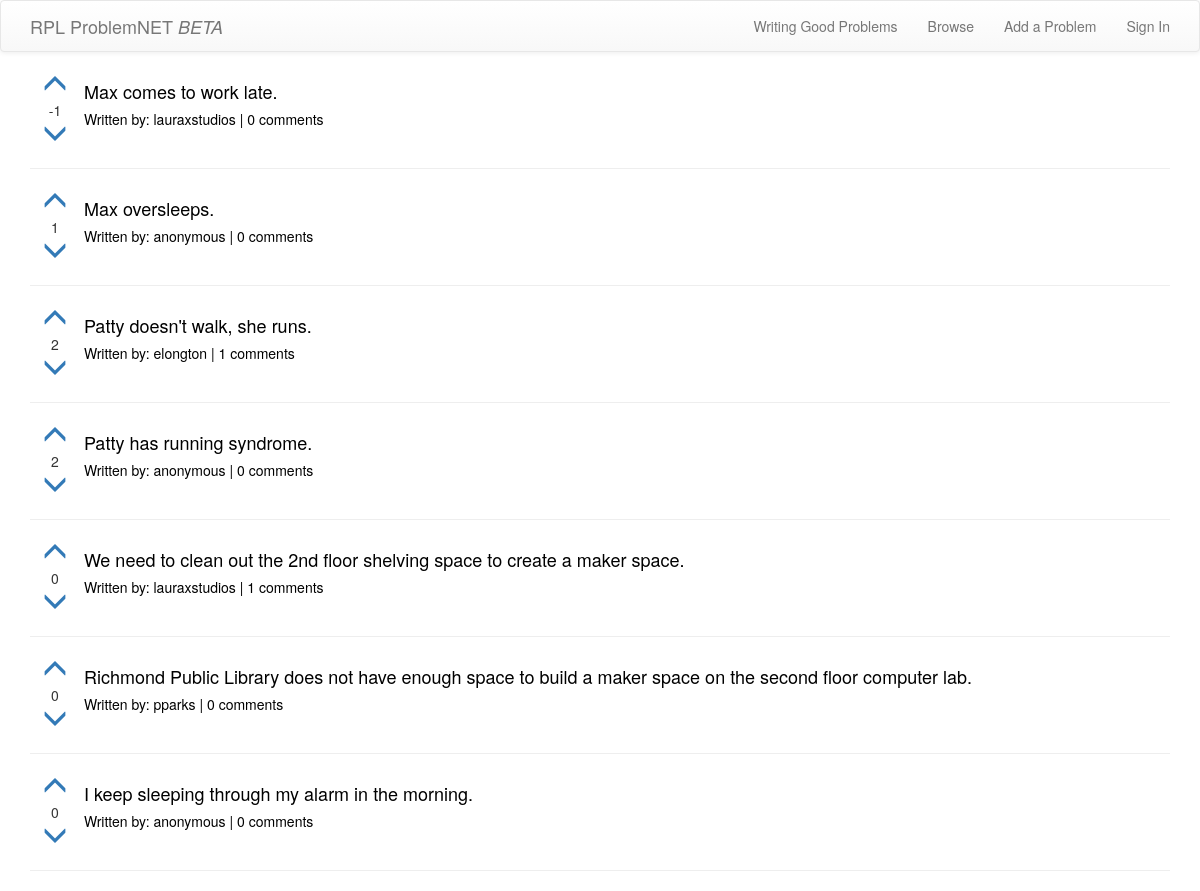
/browse/, run on an earlier commit of the app's database.
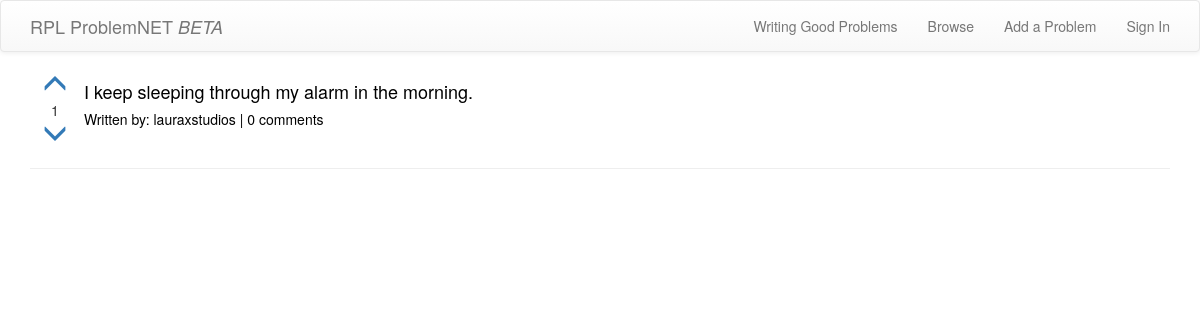
And on a later commit of the database.
### problems/models.py (models this page shows, shortened)
class Problem(models.Model):
    author = models.ForeignKey(User)
    anonymous_author = models.BooleanField(default=False)
    root_problem = models.ForeignKey('self', related_name='sub_problems', null=True)
    why_requests = models.ManyToManyField(User, related_name='problem_why_requests')
    text = models.TextField()
    create_date = models.DateTimeField(default=timezone.now)
    published_date = models.DateTimeField(blank=True, null=True)
    upvotes = models.ManyToManyField(User, related_name='upvotes')
    downvotes = models.ManyToManyField(User, related_name='downvotes')
    def total_votes(self):
        return self.upvotes.count() - self.downvotes.count()

### problems/views.py (the view)
# urls.py: url(r'^browse/$', views.ProblemListView.as_view(), name='list'),
class ProblemListView(ListView):
    model = models.Problem
    context_object_name = 'problems'
    template_name = 'problems/problem_list.html'

### problems/templates/problems/problem_list.html
{% extends "sitewide/base.html" %}
{% block content %}
  {% for problem in problems%}
  <div class="problem_item">
    <div class="list_upvotediv">
      <a class = "{% if user in problem.upvotes.all %}voted{%endif%}" {% if user.is_authenticated %} href="{% url 'problems:listupvote' pk=problem.pk %}" {% else %} href="{% url "users:login" %}" {% endif %}>
        <div class="sub_upvotediv">
          <span class="glyphicon glyphicon-menu-up ticker"></span>
        </div>
      </a>
      <div class="sub_upvotediv">
        <span>{{problem.total_votes}}</span>
      </div>
      <a class = "{% if user in problem.downvotes.all %}voted{%endif%}" {% if user.is_authenticated %} href="{% url 'problems:listdownvote' pk=problem.pk %}" {% else %} href="{% url "users:login" %}" {% endif %}>
        <div class="sub_upvotediv">
          <span class="glyphicon glyphicon-menu-down ticker"></span>
        </div>
      </a>
    </div>
    <a class="problem_link" href="{% url 'problems:problem_detail' pk=problem.pk %}">
        <div class="list_problemdiv">
          <h4>{{problem.text}}</h4>
          <h5>Written by: {% if problem.anonymous_author %}anonymous{% else %}{{problem.author}}{%endif%} | {{problem.comments.count}} comments</h5>
        </div>
    </a>
  </div>
        <hr>
  {% endfor%}
{% endblock %}

What changed in the data, as far as the page shows it:
removed Problem: total_votes "-1", text "Max comes to work late.", author "lauraxstudios", comments.count "0"
removed Problem: total_votes "1", text "Max oversleeps.", anonymous_author "anonymous", comments.count "0"
removed Problem: total_votes "2", text "Patty doesn't walk, she runs.", author "elongton", comments.count "1"
removed Problem: total_votes "2", text "Patty has running syndrome.", anonymous_author "anonymous", comments.count "0"
removed Problem: total_votes "0", text "We need to clean out the 2nd floor shelving space to create a maker space.", author "lauraxstudios", comments.count "1"
removed Problem: total_votes "0", text "Richmond Public Library does not have enough space to build a maker space on the second floor computer lab.", author "pparks", comments.count "0"
removed Problem: total_votes "0", text "I keep sleeping through my alarm in the morning.", anonymous_author "anonymous", comments.count "0"
added Problem: total_votes "1", text "I keep sleeping through my alarm in the morning.", author "lauraxstudios", comments.count "0"
